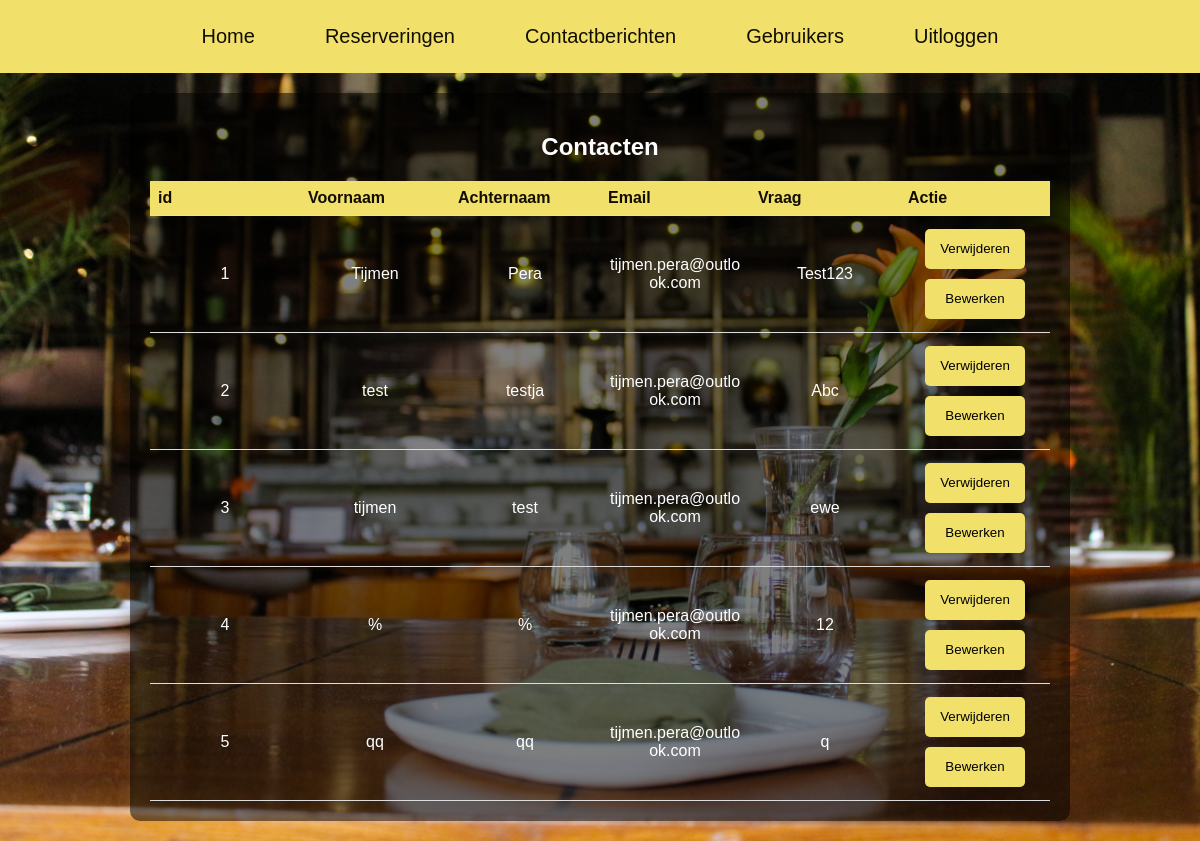
The page /view_contacts (signed in) on the database its author committed.
### tables this page shows
CREATE TABLE contact (
    id INTEGER PRIMARY KEY AUTOINCREMENT,
    voornaam TEXT NOT NULL,
    achternaam TEXT NOT NULL,
    emailadres TEXT NOT NULL,
    vraag TEXT NOT NULL
);

### oop-app.py (the view)
        @self.app.route('/view_contacts')
        def view_contacts():
            if 'logged_in' in session:
                with DatabaseManager.get_connection() as conn:
                    cur = conn.cursor()
                    cur.execute("UPDATE contact SET id = (SELECT COUNT(*) FROM contact c WHERE c.id <= contact.id)")
                    cur.execute("SELECT * FROM contact")
                    contacts = cur.fetchall()
                return render_template('admin/view-contacten.html', contacts=contacts)
            else:
                return redirect(url_for('login'))

### oop-app.py (called while the page is built)
    @staticmethod
    def get_connection():
        return sqlite3.connect(DatabaseManager.DATABASE_URI)

### templates/admin/view-contacten.html (shortened to what this page needs)
<!DOCTYPE html>
<html lang="nl">
<head>
    <link rel="stylesheet" type="text/css" href="{{ url_for('static', filename='style.css') }}">
</head>
<body>
    <header>
        <nav>
            <a class="nav-link" href="{{ url_for('admin') }}">Home</a>
            <a class="nav-link" href="{{ url_for('view_reservations') }}">Reserveringen</a>
            <a class="nav-link" href="{{ url_for('view_contacts') }}">Contactberichten</a>
            <a class="nav-link" href="{{ url_for('view_users') }}">Gebruikers</a>
            <a class="nav-link" href="#" onclick="confirmLogout()">Uitloggen</a>
        </nav>
    </header>
    <div class="admin-pagina">
        <h2>Contacten</h2>
        <table>
            <tr>
                <th>id</th>
                <th>Voornaam</th>
                <th>Achternaam</th>
                <th>Email</th>
                <th>Vraag</th>
                <th>Actie</th>
            </tr>
            {% for contact in contacts %}
            <tr id="contact_{{ contact[0] }}">
                <td>{{ contact[0] }}</td>
                <td>{{ contact[1] }}</td>
                <td>{{ contact[2] }}</td>
                <td>{{ contact[3] }}</td>
                <td>{{ contact[4] }}</td>
                <td>
                    <form action="{{ url_for('delete_contact', contact_id=contact[0]) }}" method="post" onsubmit="return confirm('Weet je zeker dat je dit contact wilt verwijderen?');">
                        <button type="submit" class="delete-button">Verwijderen</button>
                    </form>
                    <button onclick="startEditContact('{{ contact[0] }}')" class="edit-button">Bewerken</button>
                </td>
            </tr>
            {% endfor %}
        </table>
    </div>
</body>
</html>

### static/style.css (style rules this page uses)
body { background-image: url('/static/images/achtergrond.jpg'); background-repeat: no-repeat; background-size: cover; font-family: 'Raleway', sans-serif; padding: 0; margin: 0; }
nav { background-color: #f1e16b; padding: 15px; display: flex; justify-content: center; align-items: center; }
nav a { font-size: 20px; color: hsl(38, 89%, 4%); margin: 0 20px; text-decoration: none; padding: 10px 15px; border-radius: 5px; transition: color 0.3s ease-in-out, background-color 0.3s; }
a { color: #f1e16b; text-decoration: none; transition: color 0.3s ease-in-out; }
.admin-pagina { background-color: rgba(0, 0, 0, 0.5); color: white; margin: 20px auto; padding: 20px; border-radius: 10px; width: 80%; max-width: 900px; text-align: center; }
.admin-pagina table { width: 100%; border-collapse: collapse; table-layout: fixed; }
.admin-pagina th { padding: 8px; border-bottom: 1px solid #ddd; word-wrap: break-word; overflow: hidden; text-overflow: ellipsis; }
.admin-pagina td { padding: 8px; border-bottom: 1px solid #ddd; word-wrap: break-word; overflow: hidden; text-overflow: ellipsis; white-space: normal; }
.admin-pagina th { background-color: #f1e16b; color: hsl(38, 89%, 4%); text-align: left; }
.admin-pagina button { width: 100px; height: 40px; margin: 5px; background-color: #f1e16b; color: #000; padding: 10px 15px; border: none; border-radius: 5px; cursor: pointer; transition: background-color 0.3s; }

### rows shown on the page
contact: id "1", voornaam "Tijmen", achternaam "Pera", emailadres "tijmen.pera@outlook.com", vraag "Test123"
contact: id "2", voornaam "test", achternaam "testja", emailadres "tijmen.pera@outlook.com", vraag "Abc"
contact: id "3", voornaam "tijmen", achternaam "test", emailadres "tijmen.pera@outlook.com", vraag "ewe"
contact: id "4", voornaam "%", achternaam "%", emailadres "tijmen.pera@outlook.com", vraag "12"
contact: id "5", voornaam "qq", achternaam "qq", emailadres "tijmen.pera@outlook.com", vraag "q"
